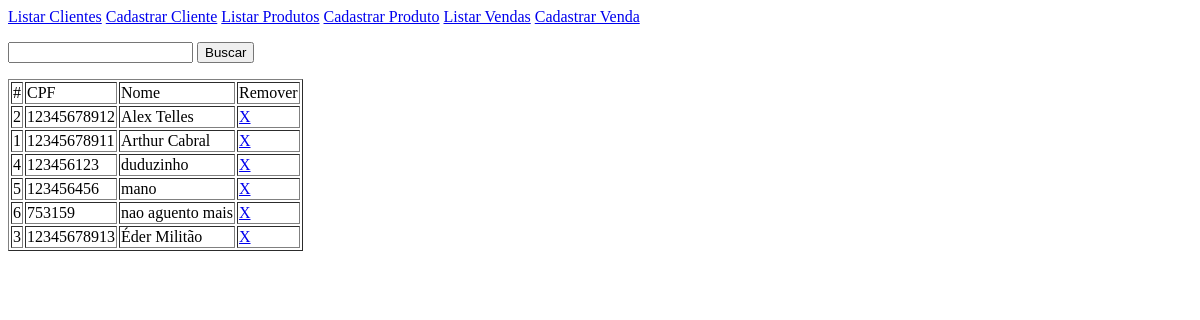
Before: /cliente_listar.php with the older database file.
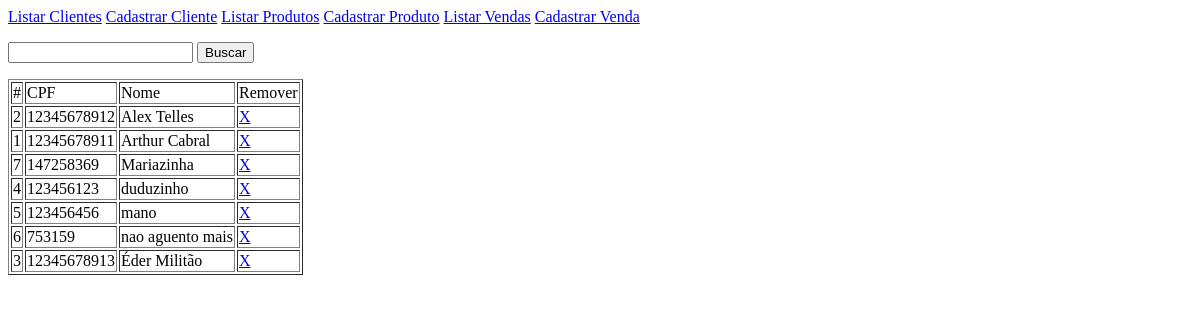
After: the same page with the newer database file.
### tables this page shows
CREATE TABLE cliente ( id integer primary key autoincrement, cpf text unique, nome text );

### cliente_listar.php (the view, shortened to what this page needs)
<?php
	$busca = '';
	$sql = " select id, cpf, nome from cliente where cpf || nome like '%" . $busca . "%' order by nome; ";
	$conexao = new pdo ('sqlite:banco.sqlite');
	$resultado = $conexao->query($sql)->fetchAll();
?>
<html>
	<head>
	</head>
	<body>
<?php
		require 'menu.php';
?>
		<form id="busca">
			<p>
				<input type="text" name="busca" autocomplete="off" />
				<button type="submit" formmethod="post" formaction="cliente_listar.php">Buscar</button>
			</p>
		</form>
		<table border="1">
			<tr>
				<td>#</td>
				<td>CPF</td>
				<td>Nome</td>
				<td>Remover</td>
			</tr>
<?php
	foreach ( $resultado as $tupla ) {
?>
			<tr>
				<td><?php print $tupla['id']; ?></td>
				<td><?php print $tupla['cpf']; ?></td>
				<td><?php print $tupla['nome']; ?></td>
				<td><a href="cliente_delete.php?id=<?php print $tupla['id']; ?>"> X </a></td>
			</tr>
<?php
	}
?>
		</table>
	</body>
</html>

Changed rows visible on the page:
added cliente: id "7", cpf "147258369", nome "Mariazinha"
